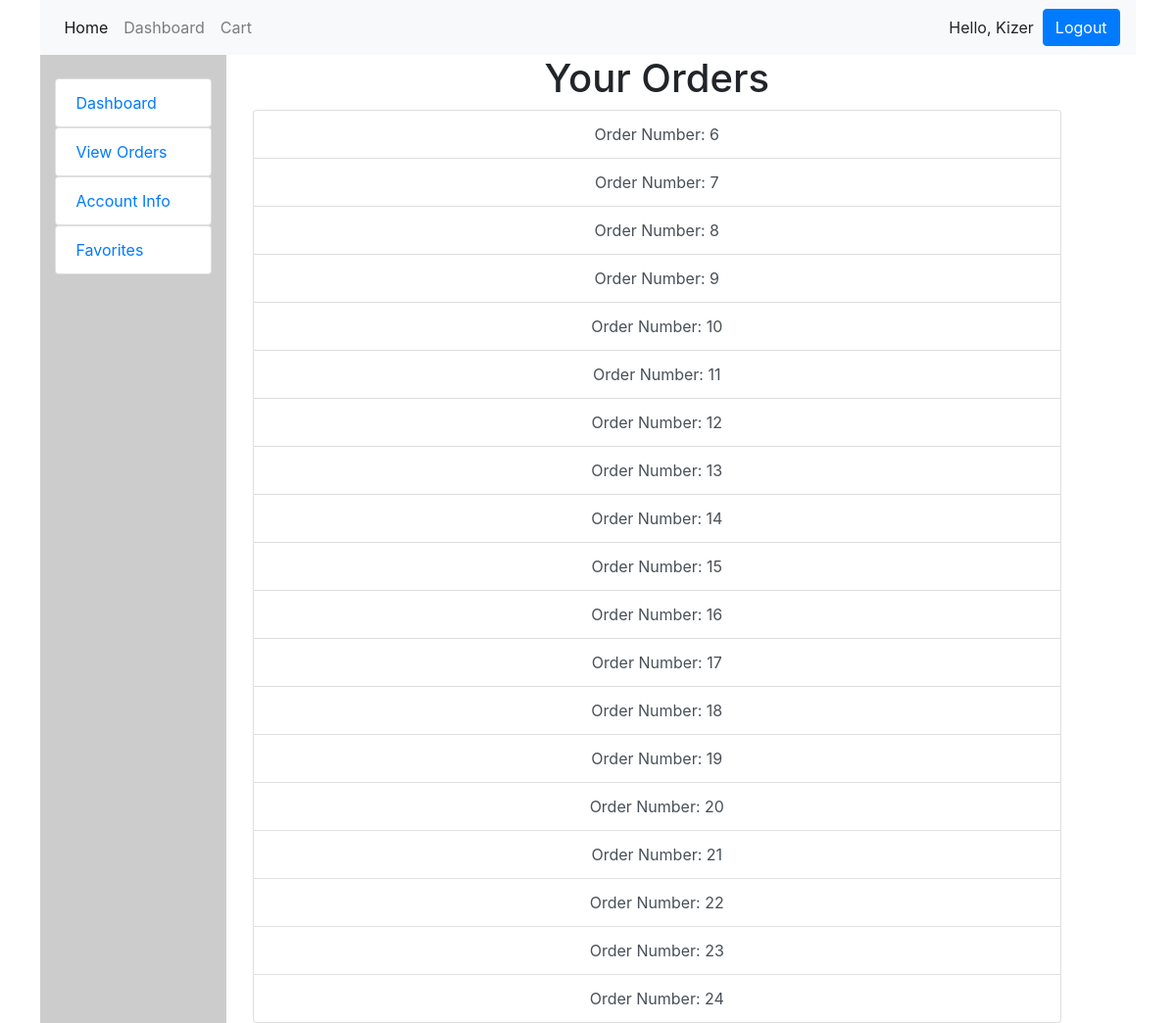
The app's page /dashboard/recent_orders (signed in), older data.
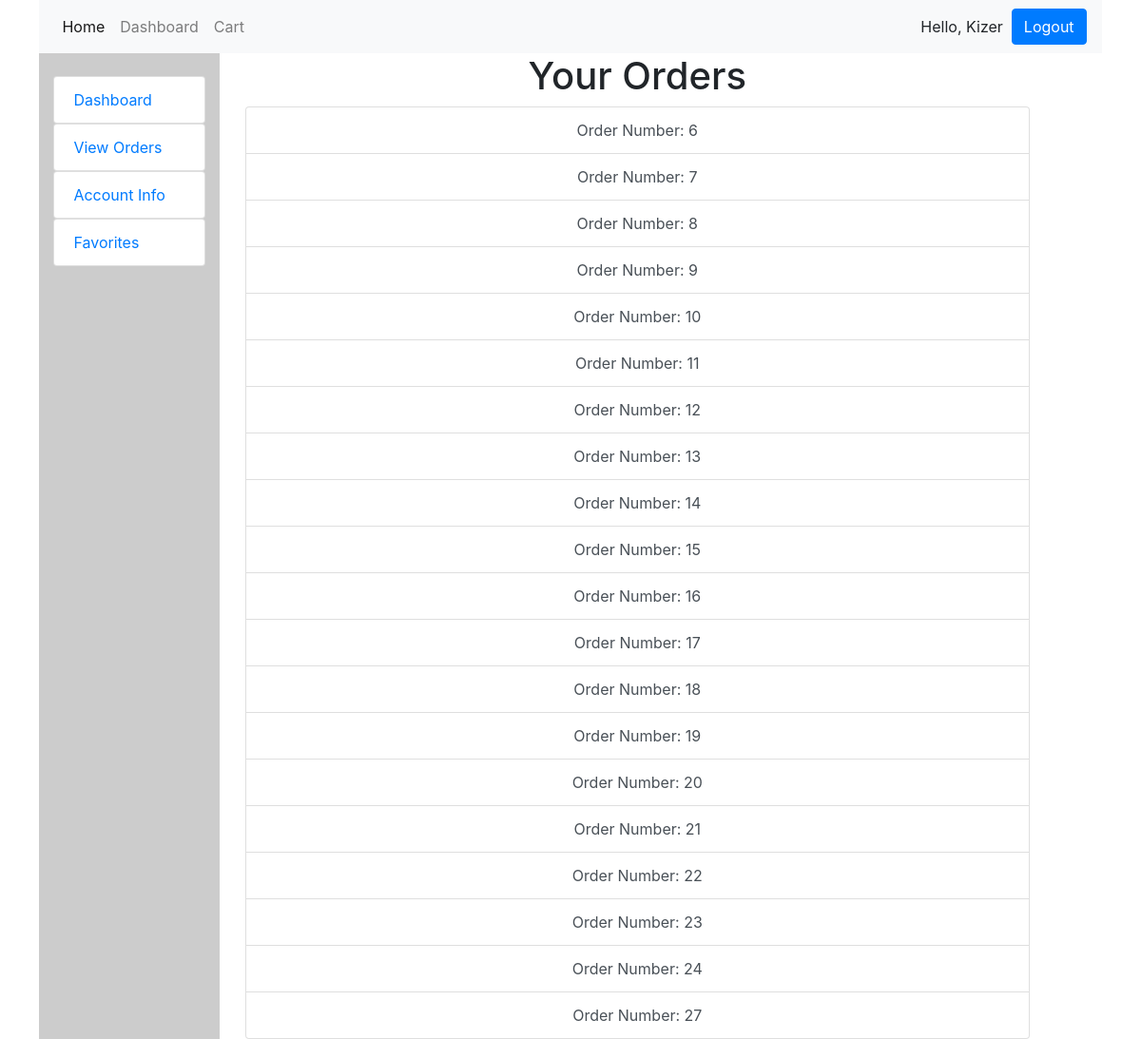
The same page, newer data.
### store_app/models.py (models this page shows)
class User(models.Model):
    first_name = models.CharField(max_length=255)
    last_name = models.CharField(max_length=255)
    email = models.CharField(max_length=255)
    password = models.CharField(max_length=255)
    level = models.IntegerField(max_length=1, default=1)
    dob = models.DateField()
    address_1 = models.CharField(max_length=255)
    address_2 = models.CharField(max_length=255, default="")
    city = models.CharField(max_length=255)
    state = models.CharField(max_length=255)
    zip = models.IntegerField(max_length=5)
    total = models.FloatField(null=True, default=0)
    created_at = models.DateTimeField(auto_now_add=True)
    updated_at = models.DateTimeField(auto_now=True)
    objects = Validators()

class Order(models.Model):
    product = models.TextField()
    user = models.ForeignKey(User, related_name="userorders", on_delete = models.CASCADE)
    tracking = models.CharField(max_length=255, default="")
    subtotal = models.FloatField(default=0)
    tax = models.FloatField(default=0)
    total = models.FloatField(default=0)
    shipping = models.FloatField(default=0)
    created_at = models.DateTimeField(auto_now_add=True)
    updated_at = models.DateTimeField(auto_now=True)

### store_app/views.py (the view)
# urls.py: path('dashboard/recent_orders', views.recentorders),
def recentorders(request):
    if "user_id" not in request.session:
        return redirect ('/login')
    userid = request.session["user_id"]
    user = User.objects.get(id=userid)
    userorders = user.userorders.all()
    context={
        "userorders": userorders,
    }
    return render(request, "recentorders.html", context)

### store_app/templates/recentorders.html (shortened to what this page needs)
<!DOCTYPE html>
<html lang="en">
<head>
    {% include 'headerimports.html' %}
</head>
<body>
    <div class="container">
        <div class="row">
            <div class="col-12 navbartop">
                {% include 'navbar.html' %}
            </div>
        </div>
        <div class="row">
            {% include 'regdashboard.html' %}
            <div class="col-9 main">
                <h1 class="store-header">Your Orders</h1>
                <div class="list-group dashboard">
                    {% for order in userorders %}
                    <a href="/dashboard/order/{{order.id}}" class="list-group-item list-group-item-action">Order Number: {{order.id}}</a> {% endfor %}
                </div>
            </div>
        </div>
    </div>
</body>
</html>

### store_app/templates/headerimports.html (shortened to what this page needs)
<link rel="stylesheet" href="https://maxcdn.bootstrapcdn.com/bootstrap/4.0.0/css/bootstrap.min.css">
{% load static %}
<link rel="stylesheet" href="{% static 'css/style.css' %}">

### store_app/templates/navbar.html (shortened to what this page needs)
<nav class="navbar navbar-expand-lg navbar-light bg-light">
    <div class="collapse navbar-collapse" id="navbarSupportedContent">
        <ul class="navbar-nav mr-auto">
            <li class="nav-item active">
                <a class="nav-link" href="/">Home <span class="sr-only">(current)</span></a>
            </li>
            <li class="nav-item">
                <a class="nav-link" href="/dashboard">Dashboard</a>
            </li>
            <li class="nav-item">
                <a class="nav-link" href="/cart">Cart</a>
            </li>
        </ul>
        {% if request.session.user_id %}Hello, {{request.session.username}} &nbsp; <a class="btn btn-primary" href="/logout" role="button">Logout</a>{% else %}<a class="btn btn-primary" href="/register" role="button">Register</a>&nbsp;<a class="btn btn-primary"
            href="/login" role="button">Login</a>{% endif %}
    </div>
</nav>

### store_app/templates/regdashboard.html
<div class="col-2 sidebar">
    <ul class="list-group cat-group">
        <a href="/dashboard">
            <li class="list-group-item">Dashboard</li>
        </a>
        <a href="/dashboard/recent_orders">
            <li class="list-group-item">View Orders</li>
        </a>
        <a href="/dashboard/account">
            <li class="list-group-item">Account Info</li>
        </a>
        <a href="/favorites">
            <li class="list-group-item">Favorites</li>
        </a>
    </ul>
</div>

### store_app/static/css/style.css (style rules this page uses)
.sidebar { margin: 0 1%; background-color: #ccc; }
.cat-group { padding: 15% 0; }
.store-header { text-align: center; }
.navbartop { padding: 0 1%; }
.dashboard { text-align: center; }

Row changes from the older to the newer data that the page shows:
added Order: id "27"
